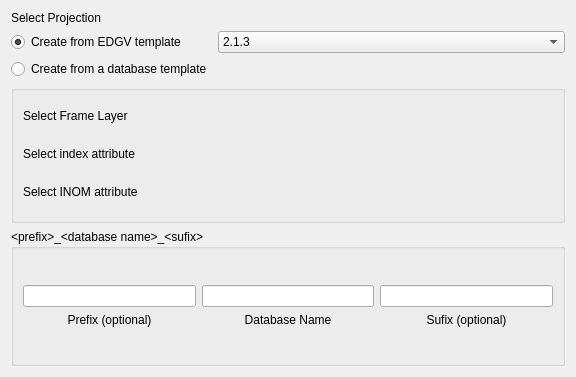
<?xml version="1.0" encoding="UTF-8"?>
<ui version="4.0">
 <class>DatabaseParameterWidget</class>
 <widget class="QWidget" name="DatabaseParameterWidget">
  <property name="geometry">
   <rect>
    <x>0</x>
    <y>0</y>
    <width>576</width>
    <height>377</height>
   </rect>
  </property>
  <property name="sizePolicy">
   <sizepolicy hsizetype="MinimumExpanding" vsizetype="MinimumExpanding">
    <horstretch>0</horstretch>
    <verstretch>0</verstretch>
   </sizepolicy>
  </property>
  <property name="windowTitle">
   <string>Form</string>
  </property>
  <layout class="QGridLayout" name="gridLayout_3">
   <item row="0" column="0">
    <widget class="QLabel" name="label_3">
     <property name="text">
      <string>Select Projection</string>
     </property>
    </widget>
   </item>
   <item row="0" column="1">
    <widget class="QgsProjectionSelectionWidget" name="mQgsProjectionSelectionWidget">
     <property name="sizePolicy">
      <sizepolicy hsizetype="MinimumExpanding" vsizetype="Fixed">
       <horstretch>0</horstretch>
       <verstretch>0</verstretch>
      </sizepolicy>
     </property>
    </widget>
   </item>
   <item row="1" column="0">
    <widget class="QRadioButton" name="edgvTemplateRadioButton">
     <property name="text">
      <string>Create from EDGV template</string>
     </property>
     <property name="checked">
      <bool>true</bool>
     </property>
    </widget>
   </item>
   <item row="1" column="1">
    <widget class="QComboBox" name="versionComboBox">
     <property name="sizePolicy">
      <sizepolicy hsizetype="MinimumExpanding" vsizetype="Fixed">
       <horstretch>0</horstretch>
       <verstretch>0</verstretch>
      </sizepolicy>
     </property>
     <item>
      <property name="text">
       <string>2.1.3</string>
      </property>
     </item>
     <item>
      <property name="text">
       <string>2.1.3 Pro</string>
      </property>
     </item>
     <item>
      <property name="text">
       <string>3.0</string>
      </property>
     </item>
     <item>
      <property name="text">
       <string>3.0 Topo</string>
      </property>
     </item>
     <item>
      <property name="text">
       <string>3.0 Orto</string>
      </property>
     </item>
    </widget>
   </item>
   <item row="2" column="0">
    <widget class="QRadioButton" name="dbTemplateRadioButton">
     <property name="enabled">
      <bool>true</bool>
     </property>
     <property name="text">
      <string>Create from a database template</string>
     </property>
    </widget>
   </item>
   <item row="2" column="1">
    <widget class="ConnectionComboBox" name="comboBoxPostgis" native="true">
     <property name="enabled">
      <bool>false</bool>
     </property>
     <property name="sizePolicy">
      <sizepolicy hsizetype="MinimumExpanding" vsizetype="Fixed">
       <horstretch>0</horstretch>
       <verstretch>0</verstretch>
      </sizepolicy>
     </property>
    </widget>
   </item>
   <item row="3" column="0" colspan="2">
    <widget class="QgsCollapsibleGroupBox" name="frameGroupBox">
     <property name="sizePolicy">
      <sizepolicy hsizetype="Preferred" vsizetype="MinimumExpanding">
       <horstretch>0</horstretch>
       <verstretch>0</verstretch>
      </sizepolicy>
     </property>
     <property name="saveCollapsedState">
      <bool>false</bool>
     </property>
     <layout class="QGridLayout" name="gridLayout_2">
      <item row="0" column="0">
       <widget class="QLabel" name="label">
        <property name="sizePolicy">
         <sizepolicy hsizetype="Preferred" vsizetype="Fixed">
          <horstretch>0</horstretch>
          <verstretch>0</verstretch>
         </sizepolicy>
        </property>
        <property name="minimumSize">
         <size>
          <width>0</width>
          <height>32</height>
         </size>
        </property>
        <property name="maximumSize">
         <size>
          <width>16777215</width>
          <height>32</height>
         </size>
        </property>
        <property name="text">
         <string>Select Frame Layer</string>
        </property>
       </widget>
      </item>
      <item row="0" column="1">
       <widget class="DsgCustomComboBox" name="frameComboBox" native="true">
        <property name="sizePolicy">
         <sizepolicy hsizetype="Preferred" vsizetype="Fixed">
          <horstretch>0</horstretch>
          <verstretch>0</verstretch>
         </sizepolicy>
        </property>
        <property name="minimumSize">
         <size>
          <width>0</width>
          <height>32</height>
         </size>
        </property>
        <property name="maximumSize">
         <size>
          <width>16777215</width>
          <height>32</height>
         </size>
        </property>
       </widget>
      </item>
      <item row="1" column="0">
       <widget class="QLabel" name="label_2">
        <property name="sizePolicy">
         <sizepolicy hsizetype="Preferred" vsizetype="Fixed">
          <horstretch>0</horstretch>
          <verstretch>0</verstretch>
         </sizepolicy>
        </property>
        <property name="minimumSize">
         <size>
          <width>0</width>
          <height>32</height>
         </size>
        </property>
        <property name="maximumSize">
         <size>
          <width>16777215</width>
          <height>32</height>
         </size>
        </property>
        <property name="text">
         <string>Select index attribute</string>
        </property>
       </widget>
      </item>
      <item row="1" column="1">
       <widget class="DsgCustomComboBox" name="indexComboBox" native="true">
        <property name="sizePolicy">
         <sizepolicy hsizetype="Preferred" vsizetype="Fixed">
          <horstretch>0</horstretch>
          <verstretch>0</verstretch>
         </sizepolicy>
        </property>
        <property name="minimumSize">
         <size>
          <width>0</width>
          <height>32</height>
         </size>
        </property>
        <property name="maximumSize">
         <size>
          <width>16777215</width>
          <height>32</height>
         </size>
        </property>
       </widget>
      </item>
      <item row="2" column="0">
       <widget class="QLabel" name="label_4">
        <property name="sizePolicy">
         <sizepolicy hsizetype="Preferred" vsizetype="Fixed">
          <horstretch>0</horstretch>
          <verstretch>0</verstretch>
         </sizepolicy>
        </property>
        <property name="minimumSize">
         <size>
          <width>0</width>
          <height>32</height>
         </size>
        </property>
        <property name="maximumSize">
         <size>
          <width>16777215</width>
          <height>32</height>
         </size>
        </property>
        <property name="text">
         <string>Select INOM attribute</string>
        </property>
       </widget>
      </item>
      <item row="2" column="1">
       <widget class="DsgCustomComboBox" name="inomComboBox" native="true">
        <property name="sizePolicy">
         <sizepolicy hsizetype="Preferred" vsizetype="Fixed">
          <horstretch>0</horstretch>
          <verstretch>0</verstretch>
         </sizepolicy>
        </property>
        <property name="minimumSize">
         <size>
          <width>0</width>
          <height>32</height>
         </size>
        </property>
        <property name="maximumSize">
         <size>
          <width>16777215</width>
          <height>32</height>
         </size>
        </property>
       </widget>
      </item>
     </layout>
    </widget>
   </item>
   <item row="4" column="0" colspan="2">
    <widget class="QGroupBox" name="groupBox">
     <property name="enabled">
      <bool>true</bool>
     </property>
     <property name="sizePolicy">
      <sizepolicy hsizetype="MinimumExpanding" vsizetype="MinimumExpanding">
       <horstretch>0</horstretch>
       <verstretch>0</verstretch>
      </sizepolicy>
     </property>
     <property name="title">
      <string>&lt;prefix&gt;_&lt;database name&gt;_&lt;sufix&gt;</string>
     </property>
     <layout class="QGridLayout" name="gridLayout">
      <item row="0" column="0">
       <layout class="QVBoxLayout" name="prefixLayout">
        <item>
         <widget class="QLineEdit" name="prefixLineEdit">
          <property name="alignment">
           <set>Qt::AlignCenter</set>
          </property>
         </widget>
        </item>
        <item>
         <widget class="QLabel" name="prefixLabel">
          <property name="sizePolicy">
           <sizepolicy hsizetype="Preferred" vsizetype="Fixed">
            <horstretch>0</horstretch>
            <verstretch>0</verstretch>
           </sizepolicy>
          </property>
          <property name="text">
           <string>Prefix (optional)</string>
          </property>
          <property name="alignment">
           <set>Qt::AlignCenter</set>
          </property>
         </widget>
        </item>
       </layout>
      </item>
      <item row="0" column="1">
       <layout class="QVBoxLayout" name="databaseLayout">
        <item>
         <widget class="QLineEdit" name="dbNameLineEdit">
          <property name="alignment">
           <set>Qt::AlignCenter</set>
          </property>
         </widget>
        </item>
        <item>
         <widget class="QLabel" name="dbNameLabel">
          <property name="sizePolicy">
           <sizepolicy hsizetype="Preferred" vsizetype="Fixed">
            <horstretch>0</horstretch>
            <verstretch>0</verstretch>
           </sizepolicy>
          </property>
          <property name="text">
           <string>Database Name</string>
          </property>
          <property name="alignment">
           <set>Qt::AlignCenter</set>
          </property>
         </widget>
        </item>
       </layout>
      </item>
      <item row="0" column="2">
       <layout class="QVBoxLayout" name="sufixLayout">
        <item>
         <widget class="QLineEdit" name="sufixLineEdit">
          <property name="alignment">
           <set>Qt::AlignCenter</set>
          </property>
         </widget>
        </item>
        <item>
         <widget class="QLabel" name="sufixLabel">
          <property name="sizePolicy">
           <sizepolicy hsizetype="Preferred" vsizetype="Fixed">
            <horstretch>0</horstretch>
            <verstretch>0</verstretch>
           </sizepolicy>
          </property>
          <property name="text">
           <string>Sufix (optional)</string>
          </property>
          <property name="alignment">
           <set>Qt::AlignCenter</set>
          </property>
         </widget>
        </item>
       </layout>
      </item>
     </layout>
    </widget>
   </item>
  </layout>
 </widget>
 <customwidgets>
  <customwidget>
   <class>QgsCollapsibleGroupBox</class>
   <extends>QGroupBox</extends>
   <header>qgis.gui</header>
   <container>1</container>
  </customwidget>
  <customwidget>
   <class>QgsProjectionSelectionWidget</class>
   <extends>QWidget</extends>
   <header>qgis.gui</header>
  </customwidget>
  <customwidget>
   <class>DsgCustomComboBox</class>
   <extends>QWidget</extends>
   <header>DsgTools.gui.CustomWidgets.BasicInterfaceWidgets.dsgCustomComboBox.h</header>
   <container>1</container>
  </customwidget>
  <customwidget>
   <class>ConnectionComboBox</class>
   <extends>QWidget</extends>
   <header>DsgTools.gui.CustomWidgets.ConnectionWidgets.AdvancedConnectionWidgets.connectionComboBox.h</header>
   <container>1</container>
  </customwidget>
 </customwidgets>
 <resources/>
 <connections/>
</ui>
